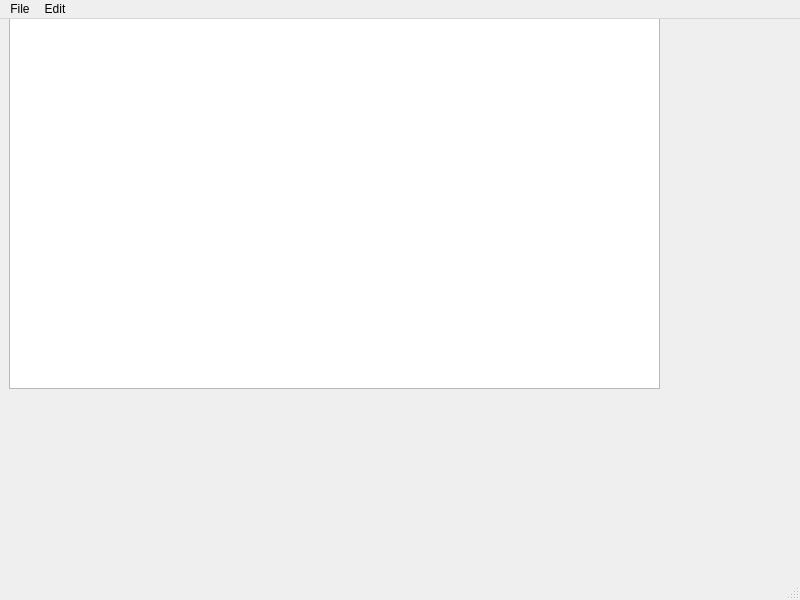
<?xml version="1.0" encoding="UTF-8"?>
<ui version="4.0">
 <class>MainWindow</class>
 <widget class="QMainWindow" name="MainWindow">
  <property name="geometry">
   <rect>
    <x>0</x>
    <y>0</y>
    <width>800</width>
    <height>600</height>
   </rect>
  </property>
  <property name="windowTitle">
   <string>MainWindow</string>
  </property>
  <widget class="QWidget" name="centralwidget">
   <widget class="QWidget" name="verticalLayoutWidget">
    <property name="geometry">
     <rect>
      <x>9</x>
      <y>-1</y>
      <width>651</width>
      <height>371</height>
     </rect>
    </property>
    <layout class="QVBoxLayout" name="verticalLayout">
     <item>
      <widget class="QTextEdit" name="textEdit"/>
     </item>
    </layout>
   </widget>
  </widget>
  <widget class="QMenuBar" name="menubar">
   <property name="geometry">
    <rect>
     <x>0</x>
     <y>0</y>
     <width>800</width>
     <height>22</height>
    </rect>
   </property>
   <widget class="QMenu" name="menuFile">
    <property name="title">
     <string>File</string>
    </property>
    <addaction name="actionNew"/>
    <addaction name="actionOpen"/>
    <addaction name="actionSave_as"/>
    <addaction name="actionPrint"/>
    <addaction name="actionExit"/>
   </widget>
   <widget class="QMenu" name="menuEdit">
    <property name="title">
     <string>Edit</string>
    </property>
    <addaction name="actionCopy"/>
    <addaction name="actionPaste"/>
    <addaction name="actionCut"/>
    <addaction name="actionUndo"/>
    <addaction name="actionRedo"/>
   </widget>
   <addaction name="menuFile"/>
   <addaction name="menuEdit"/>
  </widget>
  <widget class="QStatusBar" name="statusbar"/>
  <action name="actionNew">
   <property name="icon">
    <iconset resource="Resources.qrc">
     <normaloff>:/imgs/Icons/New.bmp</normaloff>:/imgs/Icons/New.bmp</iconset>
   </property>
   <property name="text">
    <string>New</string>
   </property>
  </action>
  <action name="actionOpen">
   <property name="icon">
    <iconset resource="Resources.qrc">
     <normaloff>:/imgs/Icons/Open.bmp</normaloff>:/imgs/Icons/Open.bmp</iconset>
   </property>
   <property name="text">
    <string>Open</string>
   </property>
  </action>
  <action name="actionSave_as">
   <property name="icon">
    <iconset resource="Resources.qrc">
     <normaloff>:/imgs/Icons/Save.bmp</normaloff>:/imgs/Icons/Save.bmp</iconset>
   </property>
   <property name="text">
    <string>Save as</string>
   </property>
  </action>
  <action name="actionPrint">
   <property name="text">
    <string>Print</string>
   </property>
  </action>
  <action name="actionExit">
   <property name="text">
    <string>Exit</string>
   </property>
  </action>
  <action name="actionCopy">
   <property name="text">
    <string>Copy</string>
   </property>
  </action>
  <action name="actionPaste">
   <property name="text">
    <string>Paste</string>
   </property>
  </action>
  <action name="actionCut">
   <property name="text">
    <string>Cut</string>
   </property>
  </action>
  <action name="actionUndo">
   <property name="text">
    <string>Undo</string>
   </property>
  </action>
  <action name="actionRedo">
   <property name="text">
    <string>Redo</string>
   </property>
  </action>
 </widget>
 <resources>
  <include location="Resources.qrc"/>
 </resources>
 <connections/>
</ui>
